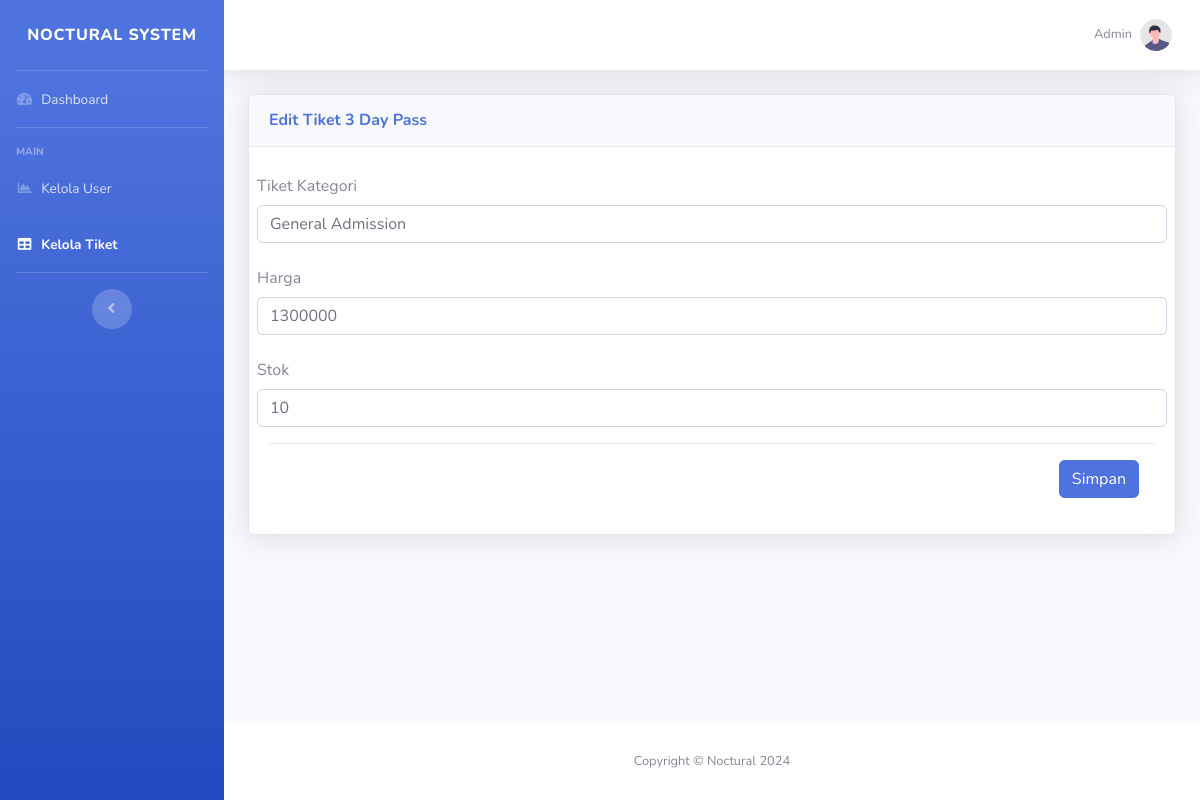
The page /kelolatiket/edit_tiket_3day/2 on the database its author committed.
### tables this page shows
CREATE TABLE `tiket3daypass` (
  `id` int(11) NOT NULL,
  `ticketKategori` varchar(128) NOT NULL,
  `price` int(11) NOT NULL,
  `stok` int(11) NOT NULL,
  `Tanggal` longtext NOT NULL
);

### application/controllers/Kelolatiket.php (called while the page is built, shortened)
<?php
class Kelolatiket extends CI_Controller {
    public function __construct()
    {
        $this->load->model('Tiket3daypass_model');
        $this->load->model('Tiketdailypass_model');
    }
    public function edit_tiket_3day($id)
    {
        $data['ticket'] = $this->Tiket3daypass_model->get_tiket_by_id($id);
        $this->load->view('admin/layout/header');
        $this->load->view('admin/layout/sidebar');
        $this->load->view('admin/layout/topbar');
        $this->load->view('admin/edit_tiket_3day', $data);
        $this->load->view('admin/layout/footer');
    }
}

### index.php (called while the page is built, shortened)
<?php
require_once BASEPATH.'core/CodeIgniter.php';

### application/models/Tiket3daypass_model.php (called while the page is built, shortened)
<?php
class Tiket3daypass_model extends CI_Model
{
    public function get_tiket_by_id($id)
    {
        $query = $this->db->get_where('Tiket3daypass', array('id' => $id));
        return $query->row();
    }
}

### application/views/admin/edit_tiket_3day.php (the view, shortened to what this page needs)
<div class="container-fluid">
    <div class="card shadow mb-4 mt-4">
        <div class="card-header py-3">
            <h6 class="m-0 font-weight-bold text-primary">Edit Tiket 3 Day Pass</h6>
        </div>
        <div class="card-body">
            <form action="<?php echo base_url('kelolatiket/update_tiket_3day'); ?>" method="post">
                <div class="mb-3 row">
                    <label for="kategori" class="col-form-label">Tiket Kategori</label>
                    <input type="text" name="kategori" class="form-control" id="kategori" value="<?php echo $ticket->ticketKategori; ?>">
                </div>
                <div class="mb-3 row">
                    <label for="price" class="col-form-label">Harga</label>
                    <input type="number" name="price" class="form-control" id="price" value="<?php echo $ticket->price; ?>">
                </div>
                <div class="mb-3 row">
                    <label for="stok" class="col-form-label">Stok</label>
                    <input type="number" name="stok" class="form-control" id="stok" value="<?php echo $ticket->stok; ?>">
                </div>
                <div class="modal-footer">
                    <button type="submit" class="btn btn-primary">Simpan</button>
                </div>
            </form>
        </div>
    </div>
</div>

### rows shown on the page
tiket3daypass: kategori "General Admission", price "1300000", stok "10"
